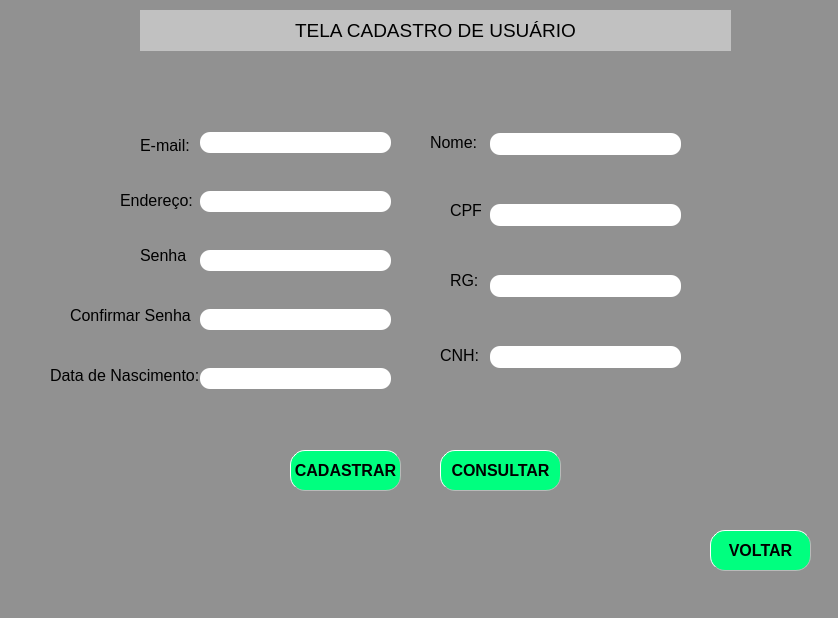
<?xml version="1.0" encoding="UTF-8"?>
<ui version="4.0">
 <class>MainWindow</class>
 <widget class="QMainWindow" name="MainWindow">
  <property name="geometry">
   <rect>
    <x>0</x>
    <y>0</y>
    <width>838</width>
    <height>618</height>
   </rect>
  </property>
  <property name="windowTitle">
   <string>MainWindow</string>
  </property>
  <property name="styleSheet">
   <string notr="true">background-color: rgb(223, 223, 223);
background-color: rgb(145, 145, 145);</string>
  </property>
  <widget class="QWidget" name="centralwidget">
   <widget class="QLabel" name="label">
    <property name="geometry">
     <rect>
      <x>140</x>
      <y>10</y>
      <width>591</width>
      <height>41</height>
     </rect>
    </property>
    <property name="font">
     <font>
      <family>Arial</family>
      <pointsize>14</pointsize>
      <weight>50</weight>
      <italic>false</italic>
      <bold>false</bold>
     </font>
    </property>
    <property name="styleSheet">
     <string notr="true">font: 14pt &quot;Arial&quot;;
background-color: rgb(193, 193, 193);</string>
    </property>
    <property name="text">
     <string>TELA CADASTRO DE USUÁRIO</string>
    </property>
    <property name="alignment">
     <set>Qt::AlignCenter</set>
    </property>
   </widget>
   <widget class="QLabel" name="label_2">
    <property name="geometry">
     <rect>
      <x>140</x>
      <y>130</y>
      <width>51</width>
      <height>31</height>
     </rect>
    </property>
    <property name="font">
     <font>
      <pointsize>12</pointsize>
     </font>
    </property>
    <property name="text">
     <string>E-mail:</string>
    </property>
   </widget>
   <widget class="QLabel" name="label_3">
    <property name="geometry">
     <rect>
      <x>140</x>
      <y>240</y>
      <width>47</width>
      <height>31</height>
     </rect>
    </property>
    <property name="font">
     <font>
      <pointsize>12</pointsize>
     </font>
    </property>
    <property name="text">
     <string>Senha:</string>
    </property>
   </widget>
   <widget class="QLabel" name="label_4">
    <property name="geometry">
     <rect>
      <x>430</x>
      <y>132</y>
      <width>47</width>
      <height>21</height>
     </rect>
    </property>
    <property name="font">
     <font>
      <pointsize>12</pointsize>
     </font>
    </property>
    <property name="text">
     <string>Nome:</string>
    </property>
   </widget>
   <widget class="QLabel" name="label_5">
    <property name="geometry">
     <rect>
      <x>50</x>
      <y>350</y>
      <width>151</width>
      <height>51</height>
     </rect>
    </property>
    <property name="font">
     <font>
      <pointsize>12</pointsize>
     </font>
    </property>
    <property name="text">
     <string>Data de Nascimento:</string>
    </property>
   </widget>
   <widget class="QLabel" name="label_6">
    <property name="geometry">
     <rect>
      <x>450</x>
      <y>200</y>
      <width>31</width>
      <height>21</height>
     </rect>
    </property>
    <property name="font">
     <font>
      <pointsize>12</pointsize>
     </font>
    </property>
    <property name="text">
     <string>CPF:</string>
    </property>
   </widget>
   <widget class="QLabel" name="label_7">
    <property name="geometry">
     <rect>
      <x>450</x>
      <y>270</y>
      <width>31</width>
      <height>21</height>
     </rect>
    </property>
    <property name="font">
     <font>
      <family>Arial</family>
      <pointsize>12</pointsize>
     </font>
    </property>
    <property name="text">
     <string>RG:</string>
    </property>
   </widget>
   <widget class="QLabel" name="label_8">
    <property name="geometry">
     <rect>
      <x>440</x>
      <y>340</y>
      <width>41</width>
      <height>31</height>
     </rect>
    </property>
    <property name="font">
     <font>
      <family>Arial</family>
      <pointsize>12</pointsize>
     </font>
    </property>
    <property name="text">
     <string>CNH:</string>
    </property>
   </widget>
   <widget class="QLabel" name="label_9">
    <property name="geometry">
     <rect>
      <x>120</x>
      <y>190</y>
      <width>81</width>
      <height>21</height>
     </rect>
    </property>
    <property name="font">
     <font>
      <family>Arial</family>
      <pointsize>12</pointsize>
     </font>
    </property>
    <property name="text">
     <string>Endereço:</string>
    </property>
   </widget>
   <widget class="QLabel" name="label_10">
    <property name="geometry">
     <rect>
      <x>70</x>
      <y>300</y>
      <width>121</width>
      <height>31</height>
     </rect>
    </property>
    <property name="font">
     <font>
      <family>Arial</family>
      <pointsize>12</pointsize>
     </font>
    </property>
    <property name="text">
     <string>Confirmar Senha:</string>
    </property>
   </widget>
   <widget class="QPushButton" name="pushButton">
    <property name="geometry">
     <rect>
      <x>290</x>
      <y>450</y>
      <width>111</width>
      <height>41</height>
     </rect>
    </property>
    <property name="font">
     <font>
      <family>Arial</family>
      <pointsize>12</pointsize>
      <weight>75</weight>
      <bold>true</bold>
     </font>
    </property>
    <property name="styleSheet">
     <string notr="true">QPushButton{
background-color: rgb(0, 255, 127);
border-radius: 15px;
border-style: outset;
border-width: 1px;
border-color: rgb(185, 185, 185);
}
QPushButton:hover{
background-color: rgb(0, 170, 127);
color: rgb(59, 255, 56);
}
</string>
    </property>
    <property name="text">
     <string>CADASTRAR</string>
    </property>
   </widget>
   <widget class="QPushButton" name="pushButton_2">
    <property name="geometry">
     <rect>
      <x>710</x>
      <y>530</y>
      <width>101</width>
      <height>41</height>
     </rect>
    </property>
    <property name="font">
     <font>
      <family>Arial</family>
      <pointsize>12</pointsize>
      <weight>75</weight>
      <bold>true</bold>
     </font>
    </property>
    <property name="cursor">
     <cursorShape>PointingHandCursor</cursorShape>
    </property>
    <property name="styleSheet">
     <string notr="true">QPushButton{
background-color: rgb(0, 255, 127);
border-radius: 15px;
border-style: outset;
border-width: 1px;
border-color: rgb(185, 185, 185);
}
QPushButton:hover{
background-color: rgb(0, 170, 127);
color: rgb(59, 255, 56);
}</string>
    </property>
    <property name="text">
     <string>VOLTAR</string>
    </property>
   </widget>
   <widget class="QLabel" name="label_11">
    <property name="geometry">
     <rect>
      <x>40</x>
      <y>20</y>
      <width>31</width>
      <height>16</height>
     </rect>
    </property>
    <property name="text">
     <string/>
    </property>
    <property name="pixmap">
     <pixmap>../../../Downloads/o-email.png</pixmap>
    </property>
   </widget>
   <widget class="QLabel" name="label_12">
    <property name="geometry">
     <rect>
      <x>100</x>
      <y>470</y>
      <width>41</width>
      <height>31</height>
     </rect>
    </property>
    <property name="text">
     <string/>
    </property>
    <property name="pixmap">
     <pixmap>../../../Downloads/codigo-de-senha.png</pixmap>
    </property>
   </widget>
   <widget class="QLabel" name="label_14">
    <property name="geometry">
     <rect>
      <x>110</x>
      <y>580</y>
      <width>31</width>
      <height>31</height>
     </rect>
    </property>
    <property name="text">
     <string/>
    </property>
    <property name="pixmap">
     <pixmap>../../../Downloads/data-de-nascimento.png</pixmap>
    </property>
   </widget>
   <widget class="QLabel" name="label_15">
    <property name="geometry">
     <rect>
      <x>310</x>
      <y>680</y>
      <width>31</width>
      <height>31</height>
     </rect>
    </property>
    <property name="text">
     <string/>
    </property>
    <property name="pixmap">
     <pixmap>../../../Downloads/endereco-residencial.png</pixmap>
    </property>
   </widget>
   <widget class="QWidget" name="layoutWidget">
    <property name="geometry">
     <rect>
      <x>200</x>
      <y>100</y>
      <width>191</width>
      <height>321</height>
     </rect>
    </property>
    <layout class="QVBoxLayout" name="verticalLayout">
     <item>
      <widget class="QLineEdit" name="lineEdit">
       <property name="font">
        <font>
         <pointsize>12</pointsize>
        </font>
       </property>
       <property name="styleSheet">
        <string notr="true">background-color: rgb(255, 255, 255);
border-radius:10px;
padding-left: 15px;</string>
       </property>
       <property name="text">
        <string/>
       </property>
      </widget>
     </item>
     <item>
      <widget class="QLineEdit" name="lineEdit_5">
       <property name="font">
        <font>
         <pointsize>12</pointsize>
        </font>
       </property>
       <property name="styleSheet">
        <string notr="true">background-color: rgb(255, 255, 255);
border-radius:10px;
padding-left: 15px;</string>
       </property>
       <property name="text">
        <string/>
       </property>
      </widget>
     </item>
     <item>
      <widget class="QLineEdit" name="lineEdit_2">
       <property name="font">
        <font>
         <pointsize>12</pointsize>
        </font>
       </property>
       <property name="styleSheet">
        <string notr="true">background-color: rgb(255, 255, 255);
border-radius:10px;
padding-left: 15px;</string>
       </property>
       <property name="text">
        <string/>
       </property>
      </widget>
     </item>
     <item>
      <widget class="QLineEdit" name="lineEdit_3">
       <property name="font">
        <font>
         <pointsize>12</pointsize>
        </font>
       </property>
       <property name="styleSheet">
        <string notr="true">background-color: rgb(255, 255, 255);
border-radius:10px;
padding-left: 15px;</string>
       </property>
       <property name="text">
        <string/>
       </property>
      </widget>
     </item>
     <item>
      <widget class="QLineEdit" name="lineEdit_4">
       <property name="font">
        <font>
         <pointsize>12</pointsize>
        </font>
       </property>
       <property name="styleSheet">
        <string notr="true">background-color: rgb(255, 255, 255);
border-radius:10px;
padding-left: 15px;</string>
       </property>
       <property name="text">
        <string/>
       </property>
      </widget>
     </item>
    </layout>
   </widget>
   <widget class="QWidget" name="layoutWidget">
    <property name="geometry">
     <rect>
      <x>490</x>
      <y>90</y>
      <width>191</width>
      <height>321</height>
     </rect>
    </property>
    <layout class="QVBoxLayout" name="verticalLayout_2">
     <item>
      <widget class="QLineEdit" name="lineEdit_6">
       <property name="font">
        <font>
         <pointsize>13</pointsize>
        </font>
       </property>
       <property name="styleSheet">
        <string notr="true">background-color: rgb(255, 255, 255);
border-radius:10px;
padding-left: 15px;</string>
       </property>
      </widget>
     </item>
     <item>
      <widget class="QLineEdit" name="lineEdit_7">
       <property name="font">
        <font>
         <pointsize>13</pointsize>
        </font>
       </property>
       <property name="styleSheet">
        <string notr="true">background-color: rgb(255, 255, 255);
border-radius:10px;
padding-left: 15px;</string>
       </property>
      </widget>
     </item>
     <item>
      <widget class="QLineEdit" name="lineEdit_8">
       <property name="font">
        <font>
         <pointsize>13</pointsize>
        </font>
       </property>
       <property name="styleSheet">
        <string notr="true">background-color: rgb(255, 255, 255);
border-radius:10px;
padding-left: 15px;</string>
       </property>
      </widget>
     </item>
     <item>
      <widget class="QLineEdit" name="lineEdit_9">
       <property name="font">
        <font>
         <pointsize>13</pointsize>
        </font>
       </property>
       <property name="styleSheet">
        <string notr="true">background-color: rgb(255, 255, 255);
border-radius:10px;
padding-left: 15px;</string>
       </property>
      </widget>
     </item>
    </layout>
   </widget>
   <widget class="QLabel" name="label_19">
    <property name="geometry">
     <rect>
      <x>1180</x>
      <y>690</y>
      <width>651</width>
      <height>221</height>
     </rect>
    </property>
    <property name="text">
     <string/>
    </property>
    <property name="pixmap">
     <pixmap>../../../Downloads/car-g22a3989b0_640.png</pixmap>
    </property>
   </widget>
   <widget class="QLabel" name="label_21">
    <property name="geometry">
     <rect>
      <x>170</x>
      <y>60</y>
      <width>501</width>
      <height>20</height>
     </rect>
    </property>
    <property name="font">
     <font>
      <family>Arial</family>
      <pointsize>14</pointsize>
     </font>
    </property>
    <property name="styleSheet">
     <string notr="true">color: rgb(0, 255, 127);</string>
    </property>
    <property name="text">
     <string/>
    </property>
    <property name="alignment">
     <set>Qt::AlignCenter</set>
    </property>
   </widget>
   <widget class="QPushButton" name="pushButton_3">
    <property name="geometry">
     <rect>
      <x>440</x>
      <y>450</y>
      <width>121</width>
      <height>41</height>
     </rect>
    </property>
    <property name="font">
     <font>
      <family>Arial</family>
      <pointsize>12</pointsize>
      <weight>75</weight>
      <bold>true</bold>
     </font>
    </property>
    <property name="styleSheet">
     <string notr="true">QPushButton{
background-color: rgb(0, 255, 127);
border-radius: 15px;
border-style: outset;
border-width: 1px;
border-color: rgb(185, 185, 185);
}
QPushButton:hover{
background-color: rgb(0, 170, 127);
color: rgb(59, 255, 56);
}</string>
    </property>
    <property name="text">
     <string>CONSULTAR</string>
    </property>
   </widget>
   <zorder>label</zorder>
   <zorder>label_2</zorder>
   <zorder>label_3</zorder>
   <zorder>label_4</zorder>
   <zorder>label_5</zorder>
   <zorder>label_6</zorder>
   <zorder>label_7</zorder>
   <zorder>label_8</zorder>
   <zorder>label_9</zorder>
   <zorder>pushButton</zorder>
   <zorder>pushButton_2</zorder>
   <zorder>label_11</zorder>
   <zorder>label_12</zorder>
   <zorder>label_14</zorder>
   <zorder>label_15</zorder>
   <zorder>layoutWidget</zorder>
   <zorder>layoutWidget</zorder>
   <zorder>label_10</zorder>
   <zorder>label_19</zorder>
   <zorder>label_21</zorder>
   <zorder>pushButton_3</zorder>
  </widget>
  <widget class="QMenuBar" name="menubar">
   <property name="geometry">
    <rect>
     <x>0</x>
     <y>0</y>
     <width>838</width>
     <height>21</height>
    </rect>
   </property>
  </widget>
  <widget class="QStatusBar" name="statusbar"/>
 </widget>
 <resources/>
 <connections/>
</ui>
